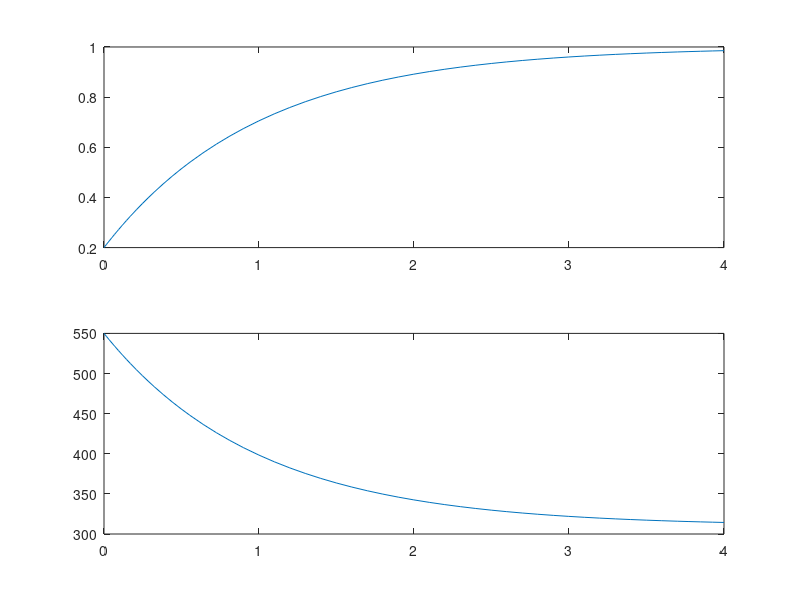

Write the MATLAB code that produced this figure.
clear all
close all
clc
format long
options = optimset('Display','off');

%% Specify the reactor parameters
V = 0.1; %m3 
R = 8.314; %kJ/kmol.K
CA0 = 1.0; %kmol/m3
TA0 = 310.0; %K
dH = -4.78e4; %kJ/kmol
k0 = 72.0e9; %1/min
E = 8.314e4*2; %kJ/kmol
Cp = 0.239; %kJ/kgK
rho = 1000.0; %kg/m3
F = 100e-3; %m3/min

%% Reactor dynamics
% x(1) = CA
% x(2) = TR
Q = 0.0;
sys = @(t, x) [F/V*CA0 - (F/V + k0*exp(-E/(R*x(2))))*x(1);
                F/V*TA0 - F/V*x(2) - dH/(rho*Cp)*k0*exp(-E/(R*x(2)))*x(1)+Q/(rho*Cp*V)];

guess1 = [0.0, 509.];
[xss1, ~] = fsolve(@(x) sys(1.0, x), guess1, options);

[t, y] = ode45(sys, [0 4], [0.2, 550]);

subplot(2,1,1)
plot(t, y(:,1))
subplot(2,1,2)
plot(t, y(:,2))